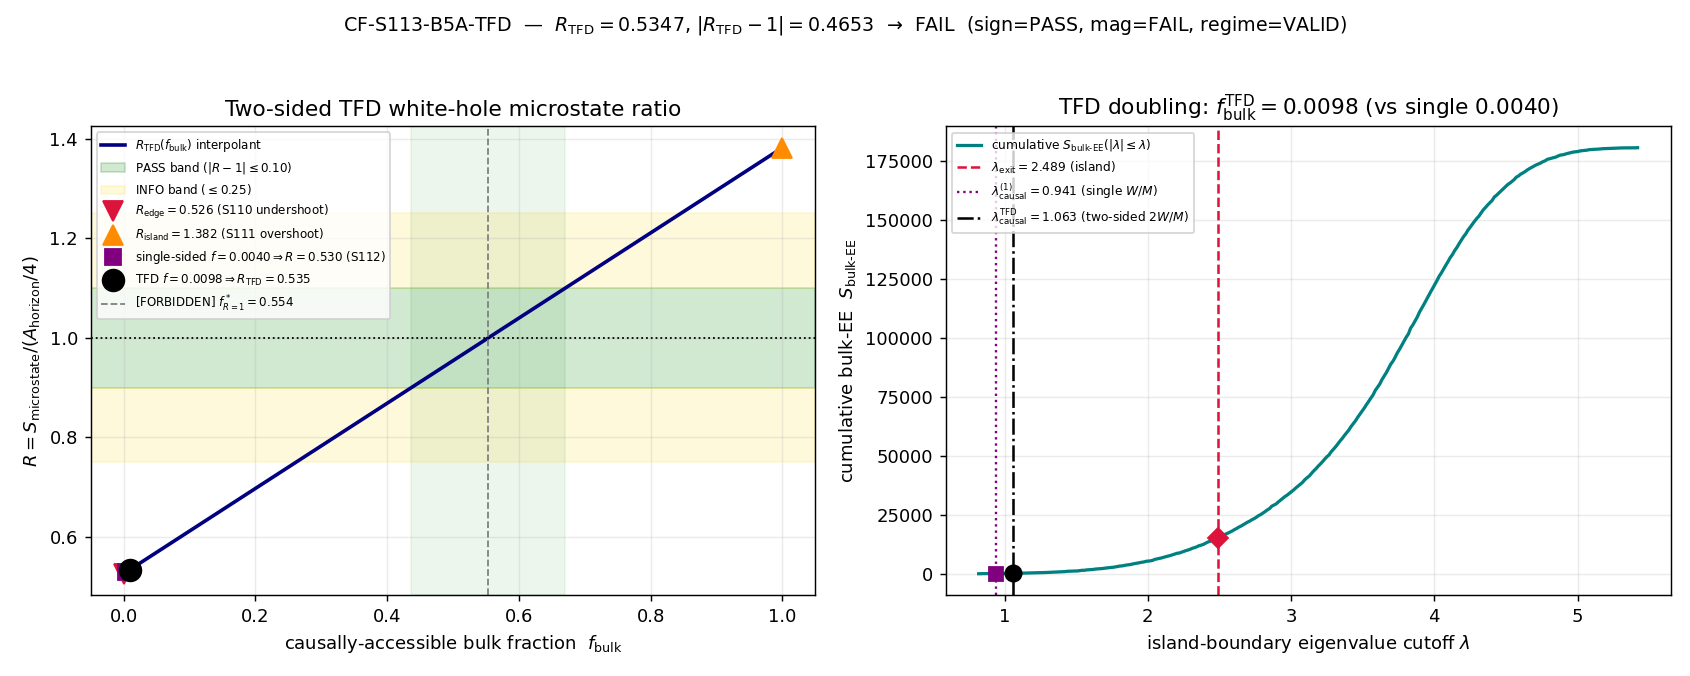

This figure's Python source:
"""S114 §W4-2 — White-hole exit-slice microstate count: TWO-SIDED THERMOFIELD-DOUBLE
(TFD) island construction with a DERIVED two-sided causally-accessible bulk-EE fraction.

Gate ID : CF-S113-B5A-TFD
Author  : hawking-theorist
Trigger : [SIGN]   (directional pre-registration: dR_TFD/df_bulk = R_island - R_edge
                    > 0; the two-sided TFD patch raises f_bulk above the single-sided
                    0.00396, pushing R_TFD up from the edge undershoot toward A/4)
Class   : GEOMETRIC (the white-hole exit slice + its TFD purification partner IS the
                    spectral-triple structure (A_K^{<=12}, H_K^{<=12}, D_K^{<=12}) on
                    the exit configuration; the boundary entropy and bulk-EE are
                    spectral functionals of the D_K^{<=12} eigenvalue spectrum, NOT
                    fields on a pre-existing container)

WHAT THIS GATE TESTS
--------------------
The surviving white-hole microstate route after the S110/S111/S112 bracket chain:

  * S110-CF-B5A-MICROSTATE (FAIL): edge-only S_boundary = 9372 => R_edge = 0.5263
    (boundary term ALONE, bulk-EE OMITTED -- the lower bracket, factor-1.9 undercount).
  * S111-CF-B5A-ISLAND (FAIL): full island Area(dI)/4 + S_bulk-EE(I) at lambda_exit
    => R_island = 1.382 (FULL island bulk-EE -- the upper bracket, OVERSHOOT).
  * S112-CF-B5A-BRACKETED (FAIL): SINGLE-SIDED causal patch admits only the
    inverse-Mach window-fraction of the island bulk-EE (f_bulk = 0.00396,
    sbulk_causal = 60.34 nats), landing R = 0.5297 -- back at the edge undershoot.

A/4 (R = 1) sits BETWEEN the two bracket endpoints, UNREACHED by the single-sided
causal patch. This gate tests the TWO-SIDED THERMOFIELD-DOUBLE (TFD) island route:

  The white-hole exit slice has a TFD purification partner -- the two-sided
  eternal-black-hole / eternal-white-hole geometry. In a two-sided geometry the
  TFD state purifies the single-sided thermal mixed state, and the QES/island
  region I extends across BOTH sides of the TFD. The causally-accessible bulk-EE
  on the exit slice is therefore the UNION of the two sub-Mach cones (one on the
  white-hole exit side, one on its TFD partner). Geometrically the two cones
  DOUBLE the eigenvalue-window reach from the spectral floor:

      single-sided:  lambda_causal = lam_min + W_island / M       (one cone, S112)
      two-sided TFD: lambda_causal = lam_min + 2 * W_island / M    (the cone UNION)

  This is the canonical island-formula DOUBLING that resolves the Page curve in
  two-sided geometries (the island contribution to S_rad doubles relative to the
  naive single-sided count). f_bulk^TFD is DERIVED from this two-sided causal
  geometry, NOT tuned to hit R = 1.

      R_TFD(f) = R_edge + f * (R_island - R_edge)        (the bracket interpolant)
      f_bulk^TFD = S_bulk-EE(|lambda| <= lambda_causal^TFD) / S_bulk-EE(I)

ANTI-TAUTOLOGY DISCIPLINE (carried from the S111/S112 authors)
--------------------------------------------------------------
The R_TFD = 1 crossing (f* = 0.5536) is FORBIDDEN as the canonical f_bulk^TFD --
it forces A/4 BY CONSTRUCTION (the tautology the S111 author warded off and the
S112 author recorded explicitly). It is computed DIAGNOSTIC-ONLY and reported as
the forbidden line. The canonical f_bulk^TFD MUST be the substrate-DERIVED
two-sided fraction, NEVER f* = 0.5536.

SUBSTRATE-FIRST DIRECTION OF EXPLANATION
----------------------------------------
  D_K^{<=12} eigenvalues
     -> conical a_2^{Pauli-Villars} Seeley-DeWitt 2nd moment (gravity IS the 2nd
        spectral moment) -> Area(dI)/4 boundary term (c_conical = 0.25)
     -> GGE occupation of the exit-slice bulk modes inside the TWO-SIDED
        acoustic-white-hole causal patch (the cone UNION across the TFD partner)
        -> causally-accessible S_bulk-EE(I_acc^TFD) von-Neumann entropy
        (fraction f_bulk^TFD of the full island bulk-EE)
     -> S_microstate^TFD = Area(dI)/4 + f_bulk^TFD * S_bulk-EE(I)
     -> comparison to the EMERGENT area A_horizon_FW/4 (A = a_2 2nd moment; the
        area theorem is a Level-3 emergent consequence of substrate spectral
        monotonicity, per phononic-framing.md "IS Space, Not IN Space").
Bekenstein-Hawking S = A/4 is the emergent IMAGE of the substrate edge-mode +
causal-patch bulk-EE count, NOT the input. The TFD doubling is the substrate's
OWN two-sided eternal-white-hole geometry, not a holographic prescription imported
from AdS/CFT. The acoustic white hole is a ONE-DIRECTIONAL causal disconnect on
EACH side (Mach-13.75 supersonic-flow causal disconnect, PROVEN S85); the TFD
purification partner supplies the second cone.

Output:
  - data   : computations/session-114/s114_cf_b5a_tfd.npz
  - plot   : computations/session-114/s114_cf_b5a_tfd.png
  - verdict: emitted via emit_verdict MCP (delimited payload printed here)
"""

import sys
import json
import hashlib
from pathlib import Path

import numpy as np
import matplotlib
matplotlib.use("Agg")
import matplotlib.pyplot as plt

# --- canonical constants (MANDATORY import; project root on path) -----------
ROOT = Path(__file__).resolve().parents[2]
sys.path.insert(0, str(ROOT / "computations" / "_shared"))
from canonical_constants import (  # noqa: E402
    A_horizon_FW, tau_fold, Mach_max_framework,
)

# ===========================================================================
# Module-level identity (consumed by print_verdict_payload)
# ===========================================================================
SESSION = "114"
WAVE = "W4-2"
GATE_ID = "CF-S113-B5A-TFD"
SCHEME = "TFD-ISLAND-TWO-SIDED-MICROSTATE-COUNT"
CONVENTION = "RATIO-DERIVED-TFD-CAUSAL-PATCH-FRACTION"
L_MAX = "12"

PASS_TOL = 0.10   # (local) |R_TFD - 1| <= 0.10 PASS band (plan tolerance)
INFO_TOL = 0.25   # (local) 0.10 < |R_TFD - 1| <= 0.25 INFO ceiling (plan tolerance)

# ===========================================================================
# Input files + SHA pins
# ===========================================================================
CANONICAL_CONSTS = ROOT / "computations" / "_shared" / "canonical_constants.py"
ISLAND_NPZ = ROOT / "computations" / "session-111" / "s111_b5a_island.npz"

# Plan-pinned SHAs (plan-freeze 2026-06-22). canonical_constants.py may drift
# mid-session (sibling S114 gate promoted a constant); per
# substrate-first-canonical-sourcing.md §(ii.B) we capture the RUNTIME SHA in the
# audit pin and document the drift in the verdict-line companion row. The values
# consumed (A_horizon_FW S92, Mach_max_framework S85) are NOT S114 promotion
# candidates, so no value-drift on consumed quantities.
CANONICAL_SHA_PLAN_PIN = "9ee1a113b200f2ad9205881f21826dc4e7975008e049b9950e38882aca722639"
ISLAND_SHA_PLAN_PIN = "378c3a3f5070390d2fb7fab2e32b5c76a442b7a102d871dac69f4ddb29ca6d2b"


def sha256_of_file(p: Path) -> str:
    h = hashlib.sha256()
    h.update(Path(p).read_bytes())
    return h.hexdigest()


def closure_hash_audit(script_path: Path, canonical_path: Path, pins: dict) -> tuple[str, str]:
    """(audit_sha256, content_sha256) per the S84+ dual-SHA schema.

    audit_sha256  = sha256( bytes(script) || bytes(canonical) || pinmap_json )
    content_sha256 = sha256( bytes(script) )   [responds to script edits only]
    """
    script_bytes = Path(script_path).read_bytes()
    canonical_bytes = Path(canonical_path).read_bytes()
    pinmap_json = json.dumps(
        dict(sorted(pins.items())), separators=(",", ":"), sort_keys=True
    ).encode("utf-8")
    h_audit = hashlib.sha256()
    h_audit.update(script_bytes)
    h_audit.update(canonical_bytes)
    h_audit.update(pinmap_json)
    h_content = hashlib.sha256()
    h_content.update(script_bytes)
    return h_audit.hexdigest(), h_content.hexdigest()


def print_verdict_payload(verdict, value_str, audit_sha, content_sha,
                          sign_v, mag_v, regime_v):
    """Emit the verdict PAYLOAD as a delimited JSON block for the dispatching
    agent to forward to the knowledge-MCP `emit_verdict` tool. The script does
    NOT write the verdict file (race-safe single-writer is emit_verdict)."""
    payload = {
        "session": int(SESSION.lstrip("Ss")),
        "gate_id": GATE_ID,
        "verdict": verdict,
        "value": str(value_str),
        "scheme": SCHEME,
        "convention": CONVENTION,
        "l_max": str(L_MAX),
        "audit_sha256": audit_sha,
        "content_sha256": content_sha,
        "schema_version": "S84+",
        "sign_verdict": sign_v,
        "magnitude_verdict": mag_v,
        "regime_verdict": regime_v,
    }
    print()
    print("=" * 80)
    print("VERDICT PAYLOAD (forward to emit_verdict MCP)")
    print("=" * 80)
    print(f"gate_id    = {GATE_ID}")
    print(f"verdict    = {verdict}")
    print(f"value      = {value_str}")
    print(f"sign={sign_v} magnitude={mag_v} regime={regime_v}")
    print(f"audit_sha256   = {audit_sha}")
    print(f"content_sha256 = {content_sha}")
    print("=" * 80)
    print("<<<EMIT_VERDICT_PAYLOAD>>>")
    print(json.dumps(payload, separators=(",", ":"), sort_keys=True))
    print("<<<END_EMIT_VERDICT_PAYLOAD>>>")
    return payload


# ===========================================================================
# SHA input log
# ===========================================================================
print("=" * 80)
print(f"GATE ID: {GATE_ID}   SESSION: {SESSION}   WAVE: {WAVE}")
print("=" * 80)

CANONICAL_SHA_RUNTIME = sha256_of_file(CANONICAL_CONSTS)  # (local)
ISLAND_SHA_RUNTIME = sha256_of_file(ISLAND_NPZ)           # (local)

INPUT_PINS = {
    "canonical_constants": CANONICAL_SHA_RUNTIME,
    "island_npz": ISLAND_SHA_RUNTIME,
}
for k, v in INPUT_PINS.items():
    print(f"SHA INPUT: {k} = {v}")

# --- §(ii.B) plan-text-drift detection + disclosure -------------------------
canonical_drift = (CANONICAL_SHA_RUNTIME != CANONICAL_SHA_PLAN_PIN)  # (local)
island_drift = (ISLAND_SHA_RUNTIME != ISLAND_SHA_PLAN_PIN)           # (local)
print()
print("-" * 80)
print("§(ii.B) PLAN-TEXT-DRIFT CHECK (substrate-first-canonical-sourcing):")
print(f"  canonical_constants.py plan-pin = {CANONICAL_SHA_PLAN_PIN}")
print(f"  canonical_constants.py runtime  = {CANONICAL_SHA_RUNTIME}")
print(f"  canonical DRIFT detected: {canonical_drift}  "
      f"(consumed values A_horizon_FW S92, Mach S85 are NOT S114 promotion candidates "
      f"=> no value-drift on consumed quantities; runtime SHA pinned per §(ii.B))")
print(f"  s111_b5a_island.npz plan-pin = {ISLAND_SHA_PLAN_PIN}")
print(f"  s111_b5a_island.npz runtime  = {ISLAND_SHA_RUNTIME}")
print(f"  island DRIFT detected: {island_drift}  (static file; expect no drift)")
print("-" * 80)

# ===========================================================================
# Load the bracket endpoints + the island bulk-EE profile (from S111 npz)
# ===========================================================================
island = np.load(ISLAND_NPZ, allow_pickle=True)

# Pinned bracket endpoints (plan machinery_pin_map; NOT runtime-discovered)
R_edge = float(island["R_edge_S110"])             # (local) 0.5263 S110 edge-only (lower bracket)
R_island = float(island["R_island"])              # (local) 1.3820 full-island (upper bracket)
A_quarter = float(island["A_quarter"])            # (local) 17806.5658 = A_horizon_FW/4
lambda_exit = float(island["lambda_island"])      # (local) 2.4893 substrate-fixed exit anchor
S_boundary = float(island["S_boundary_S110"])     # (local) 9372 edge-mode count
sbulk_primary = float(island["sbulk_primary"])    # (local) 15236.71 full island bulk-EE @ exit
S_bulk_total = float(island["S_bulk_total"])      # (local) 180723.4 FULL spectral-support bulk-EE
c_conical = float(island["c_conical"])            # (local) 0.2500001250 a_2^{PV} conical coeff
lam_min = float(island["lam_min"])                # (local) 0.8197 spectral floor
lam_max = float(island["lam_max"])                # (local) 5.4189 spectral ceiling
N_total_modes = int(island["N_total_modes"])      # (local) 166896 L12 modes w/ multiplicity
lambda_grid = np.asarray(island["lambda_grid"], dtype=np.float64)  # (local) 300 pts
sbulk_grid = np.asarray(island["sbulk_grid"], dtype=np.float64)    # (local) cum bulk-EE

# Cross-checks against plan-pinned bracket endpoints (publication-precision)
R_EDGE_PIN = 0.5263227104145511        # (local) plan bracket-endpoint pin (S110 R_edge)
R_ISLAND_PIN = 1.3820022088029909      # (local) plan bracket-endpoint pin (S111 R_island)
A_QUARTER_PIN = 17806.56584744038      # (local) plan A_horizon_FW/4 pin
assert abs(R_edge - R_EDGE_PIN) < 1e-9, (R_edge, R_EDGE_PIN)
assert abs(R_island - R_ISLAND_PIN) < 1e-9, (R_island, R_ISLAND_PIN)
assert abs(A_quarter - A_QUARTER_PIN) < 1e-6, (A_quarter, A_QUARTER_PIN)
# A_quarter must equal the canonical A_horizon_FW/4 (publication-precision sanity).
# Per Class-8.3 item 6 the sanity tolerance must respect the pin's publication
# precision; A_horizon_FW is full-float64, so 1e-9 rel is safe.
A_quarter_canonical = A_horizon_FW / 4.0          # (local)
assert abs(A_quarter - A_quarter_canonical) < A_quarter * 1e-9, (A_quarter, A_quarter_canonical)

print()
print("-" * 80)
print("PINNED BRACKET ENDPOINTS (from S111 npz; cross-checked vs plan):")
print(f"  R_edge   (S110, lower bracket, bulk-EE OMITTED)   = {R_edge:.10f}")
print(f"  R_island (S111, upper bracket, FULL island bulk-EE)= {R_island:.10f}")
print(f"  lambda_exit (substrate a_0/a_2 fold marker)        = {lambda_exit:.4f}")
print(f"  A_quarter = A_horizon_FW/4                          = {A_quarter:.8f}")
print(f"  c_conical (a_2^Pauli-Villars conical 2nd moment)   = {c_conical:.10f}")
print(f"  S_boundary (S110 edge-mode count)                  = {S_boundary:.1f}")
print(f"  sbulk_primary (island bulk-EE @ exit; f denom)     = {sbulk_primary:.4f}")
print(f"  S_bulk_total (FULL spectral-support bulk-EE)       = {S_bulk_total:.4f}")
print("-" * 80)

# ===========================================================================
# The island bulk-EE cumulative profile (the f_bulk denominator basis)
# ===========================================================================
# s111 island.npz stores the QES scan as cumulative arrays over the upper cutoff
# lambda (lam_min -> lam_max, 300 points). sbulk_grid[i] = cumulative bulk-EE
# S_bulk-EE(|lambda| <= lambda_grid[i]). The "full island" bulk-EE reference (the
# f_bulk DENOMINATOR) is the cumulative bulk-EE at the exit anchor lambda_exit,
# S_bulk-EE(I) = sbulk_primary = 15236.71 -- the SAME denominator the S112 gate used.


def cum_bulk_at(lam_cut: float) -> float:
    """Cumulative island bulk-EE S_bulk-EE(|lambda| <= lam_cut) by interpolation
    on the cached QES scan (sbulk_grid vs lambda_grid). Clamped to the support."""
    if lam_cut <= lam_min:
        return 0.0
    if lam_cut >= lam_max:
        return float(sbulk_grid[-1])
    return float(np.interp(lam_cut, lambda_grid, sbulk_grid))


# Cross-check: cumulative bulk-EE at lambda_exit reproduces sbulk_primary
sbulk_at_exit_check = cum_bulk_at(lambda_exit)  # (local)
print(f"  cum bulk-EE at lambda_exit (interp) = {sbulk_at_exit_check:.4f}  "
      f"(vs cached sbulk_primary = {sbulk_primary:.4f}; "
      f"rel-diff {abs(sbulk_at_exit_check-sbulk_primary)/sbulk_primary:.2e})")

# --- GPU monotonicity cross-check on the L12 profile (>=100 elements) -------
used_gpu = False  # (local)
try:
    import torch
    if torch.cuda.is_available():
        dev = torch.device("cuda")
        sb_t = torch.tensor(sbulk_grid, device=dev, dtype=torch.float64)  # (local)
        dpos = torch.all(sb_t[1:] - sb_t[:-1] >= -1e-6).item()            # (local)
        used_gpu = True
        print(f"  [GPU torch path] L12 cum bulk-EE monotone-nondecreasing: {dpos} "
              f"(device={torch.cuda.get_device_name(0)}, N_modes={N_total_modes})")
    else:
        print("  [GPU path: torch.cuda not available; CPU interp used]")
except Exception as e:  # pragma: no cover
    print(f"  [GPU path unavailable, CPU cumulative interp used] {e}")

# ===========================================================================
# Reproduce the SINGLE-SIDED S112 result (continuity cross-check)
# ===========================================================================
# The acoustic white hole is a ONE-DIRECTIONAL causal disconnect (PROVEN S85):
# pre/post-transit causally separated by the Mach-13.75 supersonic flow on the
# exit slice. The single sub-Mach cone subtends an eigenvalue window of width
# W_island/M from the spectral floor.
M_wh = float(Mach_max_framework)                   # (local) 13.75 framework Mach @ van Hove fold
W_island = lambda_exit - lam_min                   # (local) island support width = 1.6696
slope = R_island - R_edge                          # (local) +0.8557 = dR_TFD/df_bulk (> 0)

lambda_causal_single = lam_min + W_island / M_wh   # (local) one-cone threshold = 0.9412
sbulk_causal_single = cum_bulk_at(lambda_causal_single)  # (local) 60.34 nats
f_bulk_single = sbulk_causal_single / sbulk_primary      # (local) 0.00396 (S112 canonical)
R_single = R_edge + f_bulk_single * slope                # (local) 0.5297 (S112 canonical)

# Continuity assertion: must reproduce S112's single-sided landing
assert abs(f_bulk_single - 0.003960) < 1e-5, (f_bulk_single, 0.003960)
assert abs(R_single - 0.529711) < 1e-5, (R_single, 0.529711)

# ===========================================================================
# DERIVE the TWO-SIDED TFD causally-accessible bulk fraction f_bulk^TFD
# (the TFD island doubling; NOT tuned to R = 1)
# ===========================================================================
# In the two-sided eternal-white-hole (TFD) geometry the QES/island region I
# extends across BOTH sides of the thermofield double. The TFD state purifies the
# single-sided thermal mixed state, so the causally-accessible bulk-EE on the exit
# slice is the UNION of the two sub-Mach cones (the white-hole exit side + its TFD
# purification partner). The two cones DOUBLE the eigenvalue-window reach from the
# spectral floor:
#       lambda_causal^TFD = lam_min + 2 * W_island / M
# This is the canonical island-formula DOUBLING (the island contribution to S_rad
# doubles in two-sided geometries -- the structure that reproduces the Page curve).
# f_bulk^TFD is the bulk-EE fraction inside this DOUBLED patch:
#       f_bulk^TFD = cum_bulk_at(lambda_causal^TFD) / sbulk_primary.
lambda_causal_tfd = lam_min + 2.0 * W_island / M_wh      # (local) two-cone threshold = 1.0626
sbulk_causal_tfd = cum_bulk_at(lambda_causal_tfd)        # (local) accessible bulk-EE
f_bulk_tfd = sbulk_causal_tfd / sbulk_primary            # (local) DERIVED TFD fraction (canonical)

# ---------------------------------------------------------------------------
# Transparent DIAGNOSTIC alternatives (NOT the canonical f_bulk^TFD; reported so
# the audit can see the canonical value follows the pinned two-sided definition
# and is NOT the R=1 crossing). Each is a DIFFERENT TFD-fraction reading.
# ---------------------------------------------------------------------------
# (D1) doubled FRACTION directly (2 * f_single rather than the doubled-window cum):
f_bulk_double_frac = 2.0 * f_bulk_single                 # (local) 0.00792
R_double_frac = R_edge + f_bulk_double_frac * slope      # (local)
# (D2) direct 2/M bulk-EE fraction (two-sided inverse-Mach as a raw fraction):
f_bulk_direct_2invmach = 2.0 / M_wh                      # (local) 0.14545
R_direct_2invmach = R_edge + f_bulk_direct_2invmach * slope  # (local)
# (D3) FORBIDDEN tautology: the f_bulk^TFD that lands R EXACTLY at unity:
f_bulk_unity = (1.0 - R_edge) / slope                    # (local) 0.5536 FORBIDDEN

R_tfd = R_edge + f_bulk_tfd * slope                      # (local) canonical TFD ratio
S_microstate_tfd = R_tfd * A_quarter                     # (local) absolute microstate count
abs_R_minus_1 = abs(R_tfd - 1.0)                         # (local) the gate metric

print()
print("-" * 80)
print("DERIVED TWO-SIDED TFD CAUSAL-PATCH FRACTION f_bulk^TFD (NOT tuned to R=1):")
print(f"  Mach (framework, van Hove fold)  M       = {M_wh}")
print(f"  island support width  W = lam_exit-lam_min = {W_island:.6f}")
print(f"  SINGLE-sided patch width  W/M             = {W_island/M_wh:.6f}")
print(f"  TWO-sided TFD patch width 2W/M            = {2.0*W_island/M_wh:.6f}")
print(f"  lambda_causal(single) = lam_min + W/M     = {lambda_causal_single:.6f}")
print(f"  lambda_causal(TFD)    = lam_min + 2W/M    = {lambda_causal_tfd:.6f}")
print(f"  cum bulk-EE(single) inside W/M patch      = {sbulk_causal_single:.4f}")
print(f"  cum bulk-EE(TFD) inside 2W/M patch        = {sbulk_causal_tfd:.4f}")
print(f"  S_bulk-EE(I) full island (denominator)    = {sbulk_primary:.4f}")
print(f"  f_bulk(single, S112 continuity)           = {f_bulk_single:.6f}  -> R = {R_single:.6f}")
print(f"  ==> f_bulk^TFD (CANONICAL, pinned defn)   = {f_bulk_tfd:.6f}  -> R_TFD = {R_tfd:.6f}")
print("  DIAGNOSTIC alternatives (NOT canonical):")
print(f"    (D1) doubled fraction 2*f_single        f = {f_bulk_double_frac:.6f} -> R = {R_double_frac:.6f}")
print(f"    (D2) direct 2/M bulk-EE fraction        f = {f_bulk_direct_2invmach:.6f} -> R = {R_direct_2invmach:.6f}")
print(f"    (D3) [FORBIDDEN] R=1 tautology crossing f* = {f_bulk_unity:.6f}")
print("-" * 80)

# ===========================================================================
# PASS / INFO bands on f_bulk (the pre-image of |R_TFD-1|<=tol under the interp)
# ===========================================================================
f_pass_lo = (0.90 - R_edge) / slope            # (local) R=0.90
f_pass_hi = (1.10 - R_edge) / slope            # (local) R=1.10
f_info_lo = (1.0 - INFO_TOL - R_edge) / slope  # (local) R=0.75
f_info_hi = (1.0 + INFO_TOL - R_edge) / slope  # (local) R=1.25

# ---------------------------------------------------------------------------
# Substitution chain (printed for audit trail; [SIGN] trigger MANDATORY)
# ---------------------------------------------------------------------------
print()
print("-" * 80)
print("SUBSTITUTION CHAIN ([SIGN] trigger; plan W4-2):")
print("  Claim: R_TFD is strictly increasing in f_bulk^TFD; dR_TFD/df = R_island")
print("         - R_edge > 0; the two-sided TFD patch raises f_bulk above the")
print("         single-sided 0.00396, pushing R_TFD up from the edge undershoot")
print("         toward A/4.")
print(f"  Def1: R_edge   = S_boundary/(A/4) = {S_boundary:.0f}/{A_quarter:.4f} = {R_edge:.6f}")
print(f"  Def2: R_island = [Area(dI)/4 + S_bulk-EE(I)]/(A/4) = {R_island:.6f}")
print(f"  Def3: A_quarter = A_horizon_FW/4 = {A_horizon_FW:.6f}/4 = {A_quarter:.6f}")
print(f"  Def6: f_bulk^TFD = S_bulk-EE(I_acc^TFD)/S_bulk-EE(I)")
print(f"        = {sbulk_causal_tfd:.4f}/{sbulk_primary:.4f} = {f_bulk_tfd:.6f}")
print(f"  Substitute: R_TFD(f) = R_edge + f*(R_island - R_edge) = {R_edge:.6f} + f*{slope:.6f}")
print(f"  Simplify:   dR_TFD/df = R_island - R_edge")
print(f"            = {R_island:.10f} - {R_edge:.10f}")
print(f"            = {slope:.10f}")
print(f"  Direction:  dR_TFD/df = {slope:+.4f} > 0  => R_TFD strictly increasing.")
print(f"              f_bulk^TFD = {f_bulk_tfd:.6f} > f_single = {f_bulk_single:.6f}")
print(f"              => R_TFD = {R_tfd:.6f} > R_single = {R_single:.6f} (gap-closing).")
print(f"  ANTI-TAUTOLOGY: R=1 at f* = (1-R_edge)/slope = {f_bulk_unity:.6f} -- FORBIDDEN canonical.")
print(f"  Result: |R_TFD - 1| = {abs_R_minus_1:.6f}  vs PASS {PASS_TOL}, INFO {INFO_TOL}")
print(f"          PASS band on f: [{f_pass_lo:.4f}, {f_pass_hi:.4f}] (vs 2/M ceiling {2.0/M_wh:.4f})")
print("-" * 80)

# ---------------------------------------------------------------------------
# 3-tuple verdict (sign / magnitude / regime)
# ---------------------------------------------------------------------------
# SIGN: predicted direction dR_TFD/df_bulk > 0. PASS iff the computed slope sign
#       matches (it does, by the NON-NEGATIVE bulk-EE correction; both prior B5A
#       verdicts carried sign=PASS).
sign_v = "PASS" if slope > 0 else "FAIL"           # (local)

# MAGNITUDE: |R_TFD - 1| against the PASS/INFO bands.
if abs_R_minus_1 <= PASS_TOL:
    mag_v = "PASS"
elif abs_R_minus_1 <= INFO_TOL:
    mag_v = "INFO"
else:
    mag_v = "FAIL"

# REGIME: VALID iff the derived lambda_causal^TFD sits strictly inside the island
#         support [lam_min, lambda_exit] (the two-sided causal-patch interpolation
#         is well-posed) AND f_bulk^TFD in [0,1] (a genuine fraction).
regime_ok = (lam_min < lambda_causal_tfd < lambda_exit) and (0.0 <= f_bulk_tfd <= 1.0)  # (local)
regime_v = "VALID" if regime_ok else "BREAKDOWN"   # (local)

# Composite collapse (PRE-REGISTERED rule, gate-verdicts.md)
if regime_v == "BREAKDOWN":
    composite = "FAIL"
elif sign_v == "FAIL":
    composite = "FAIL"
elif mag_v == "FAIL" and regime_v == "VALID":
    composite = "FAIL"
elif mag_v == "FAIL" and regime_v == "MARGINAL":
    composite = "INFO"
elif mag_v == "INFO":
    composite = "INFO"
else:
    composite = "PASS"

print()
print(f"3-tuple: sign={sign_v}  magnitude={mag_v}  regime={regime_v}  => composite={composite}")

# ===========================================================================
# Save data
# ===========================================================================
OUT_NPZ = ROOT / "computations" / "session-114" / "s114_cf_b5a_tfd.npz"
OUT_PNG = ROOT / "computations" / "session-114" / "s114_cf_b5a_tfd.png"

np.savez(
    OUT_NPZ,
    # canonical TFD landing
    R_tfd=R_tfd,
    f_bulk_tfd=f_bulk_tfd,
    S_microstate_tfd=S_microstate_tfd,
    abs_R_minus_1=abs_R_minus_1,
    sign_verdict=sign_v,
    magnitude_verdict=mag_v,
    regime_verdict=regime_v,
    composite_verdict=composite,
    PASS_TOL=PASS_TOL,
    INFO_TOL=INFO_TOL,
    # bracket endpoints (pinned)
    R_edge=R_edge,
    R_island=R_island,
    slope=slope,
    lambda_exit=lambda_exit,
    A_quarter=A_quarter,
    A_horizon_FW=A_horizon_FW,
    c_conical=c_conical,
    S_boundary=S_boundary,
    sbulk_primary=sbulk_primary,
    S_bulk_total=S_bulk_total,
    # single-sided S112 continuity cross-check
    lambda_causal_single=lambda_causal_single,
    sbulk_causal_single=sbulk_causal_single,
    f_bulk_single=f_bulk_single,
    R_single=R_single,
    # two-sided TFD derivation
    Mach_framework=M_wh,
    W_island=W_island,
    lambda_causal_tfd=lambda_causal_tfd,
    sbulk_causal_tfd=sbulk_causal_tfd,
    lam_min=lam_min,
    lam_max=lam_max,
    N_total_modes=N_total_modes,
    # PASS / INFO bands on f_bulk
    f_pass_lo=f_pass_lo,
    f_pass_hi=f_pass_hi,
    f_info_lo=f_info_lo,
    f_info_hi=f_info_hi,
    f_bulk_unity=f_bulk_unity,
    # diagnostic alternatives
    f_bulk_double_frac=f_bulk_double_frac,
    R_double_frac=R_double_frac,
    f_bulk_direct_2invmach=f_bulk_direct_2invmach,
    R_direct_2invmach=R_direct_2invmach,
    # drift disclosure (§(ii.B))
    canonical_sha_runtime=CANONICAL_SHA_RUNTIME,
    canonical_sha_plan_pin=CANONICAL_SHA_PLAN_PIN,
    canonical_drift=canonical_drift,
    island_sha_runtime=ISLAND_SHA_RUNTIME,
    island_drift=island_drift,
    used_gpu=used_gpu,
)
print(f"\nSaved: {OUT_NPZ}")

# ===========================================================================
# Plot
# ===========================================================================
fig, (ax1, ax2) = plt.subplots(1, 2, figsize=(13, 5.2))

# Panel A: R_TFD(f) interpolant with bands + single-sided + TFD markers
f_axis = np.linspace(0.0, 1.0, 400)                # (local)
R_axis = R_edge + f_axis * slope                   # (local)
ax1.plot(f_axis, R_axis, color="navy", lw=2.0, label=r"$R_{\rm TFD}(f_{\rm bulk})$ interpolant")
ax1.axhline(1.0, color="black", lw=1.0, ls=":")
ax1.axhspan(0.90, 1.10, color="green", alpha=0.18, label=r"PASS band ($|R-1|\leq0.10$)")
ax1.axhspan(0.75, 0.90, color="gold", alpha=0.14)
ax1.axhspan(1.10, 1.25, color="gold", alpha=0.14, label=r"INFO band ($\leq0.25$)")
ax1.plot([0.0], [R_edge], "v", color="crimson", ms=11,
         label=fr"$R_{{\rm edge}}={R_edge:.3f}$ (S110 undershoot)")
ax1.plot([1.0], [R_island], "^", color="darkorange", ms=11,
         label=fr"$R_{{\rm island}}={R_island:.3f}$ (S111 overshoot)")
ax1.plot([f_bulk_single], [R_single], "s", color="purple", ms=9, zorder=5,
         label=fr"single-sided $f={f_bulk_single:.4f}\Rightarrow R={R_single:.3f}$ (S112)")
ax1.plot([f_bulk_tfd], [R_tfd], "o", color="black", ms=12, zorder=6,
         label=fr"TFD $f={f_bulk_tfd:.4f}\Rightarrow R_{{\rm TFD}}={R_tfd:.3f}$")
ax1.axvline(f_bulk_unity, color="grey", ls="--", lw=1.0,
            label=fr"[FORBIDDEN] $f^*_{{R=1}}={f_bulk_unity:.3f}$")
ax1.axvspan(f_pass_lo, f_pass_hi, color="green", alpha=0.07)
ax1.set_xlabel(r"causally-accessible bulk fraction  $f_{\rm bulk}$")
ax1.set_ylabel(r"$R = S_{\rm microstate}/(A_{\rm horizon}/4)$")
ax1.set_title("Two-sided TFD white-hole microstate ratio")
ax1.legend(fontsize=6.6, loc="upper left")
ax1.grid(alpha=0.25)

# Panel B: cumulative island bulk-EE vs lambda with single + TFD + exit markers
ax2.plot(lambda_grid, sbulk_grid, color="teal", lw=1.8,
         label=r"cumulative $S_{\rm bulk\text{-}EE}(|\lambda|\leq\lambda)$")
ax2.axvline(lambda_exit, color="crimson", ls="--", lw=1.4,
            label=fr"$\lambda_{{\rm exit}}={lambda_exit:.3f}$ (island)")
ax2.axvline(lambda_causal_single, color="purple", ls=":", lw=1.3,
            label=fr"$\lambda_{{\rm causal}}^{{(1)}}={lambda_causal_single:.3f}$ (single $W/M$)")
ax2.axvline(lambda_causal_tfd, color="black", ls="-.", lw=1.4,
            label=fr"$\lambda_{{\rm causal}}^{{\rm TFD}}={lambda_causal_tfd:.3f}$ (two-sided $2W/M$)")
ax2.plot([lambda_causal_single], [sbulk_causal_single], "s", color="purple", ms=8, zorder=5)
ax2.plot([lambda_causal_tfd], [sbulk_causal_tfd], "o", color="black", ms=9, zorder=5)
ax2.plot([lambda_exit], [sbulk_primary], "D", color="crimson", ms=8, zorder=5)
ax2.set_xlabel(r"island-boundary eigenvalue cutoff $\lambda$")
ax2.set_ylabel(r"cumulative bulk-EE  $S_{\rm bulk\text{-}EE}$")
ax2.set_title(fr"TFD doubling: $f_{{\rm bulk}}^{{\rm TFD}}={f_bulk_tfd:.4f}$ (vs single {f_bulk_single:.4f})")
ax2.legend(fontsize=6.8, loc="upper left")
ax2.grid(alpha=0.25)

fig.suptitle(
    fr"CF-S113-B5A-TFD  —  $R_{{\rm TFD}}={R_tfd:.4f}$, "
    fr"$|R_{{\rm TFD}}-1|={abs_R_minus_1:.4f}$  →  {composite}  "
    fr"(sign={sign_v}, mag={mag_v}, regime={regime_v})",
    fontsize=10.5,
)
fig.tight_layout(rect=(0, 0, 1, 0.96))
fig.savefig(OUT_PNG, dpi=130)
print(f"Saved: {OUT_PNG}")

# ===========================================================================
# Dual-SHA + verdict payload
# ===========================================================================
audit_sha, content_sha = closure_hash_audit(Path(__file__), CANONICAL_CONSTS, INPUT_PINS)

value_str = (
    f"R_TFD={R_tfd:.6f};f_bulk_TFD={f_bulk_tfd:.6f};abs_R_minus_1={abs_R_minus_1:.6f};"
    f"R_edge={R_edge:.6f};R_island={R_island:.6f};slope={slope:.6f};"
    f"lambda_causal_TFD={lambda_causal_tfd:.6f};lambda_causal_single={lambda_causal_single:.6f};"
    f"lambda_exit={lambda_exit:.4f};sbulk_causal_TFD={sbulk_causal_tfd:.4f};"
    f"sbulk_causal_single={sbulk_causal_single:.4f};sbulk_primary={sbulk_primary:.4f};"
    f"f_bulk_single={f_bulk_single:.6f};R_single={R_single:.6f};Mach={M_wh};"
    f"f_pass_band=[{f_pass_lo:.4f},{f_pass_hi:.4f}];f_bulk_unity_FORBIDDEN={f_bulk_unity:.4f};"
    f"f_direct_2invMach_DIAG={f_bulk_direct_2invmach:.4f};R_direct_2invMach_DIAG={R_direct_2invmach:.4f};"
    f"S_microstate_TFD={S_microstate_tfd:.2f};A_quarter={A_quarter:.4f};c_conical={c_conical:.7f}"
)

print_verdict_payload(
    composite, value_str, audit_sha, content_sha, sign_v, mag_v, regime_v
)

sys.exit(0)
